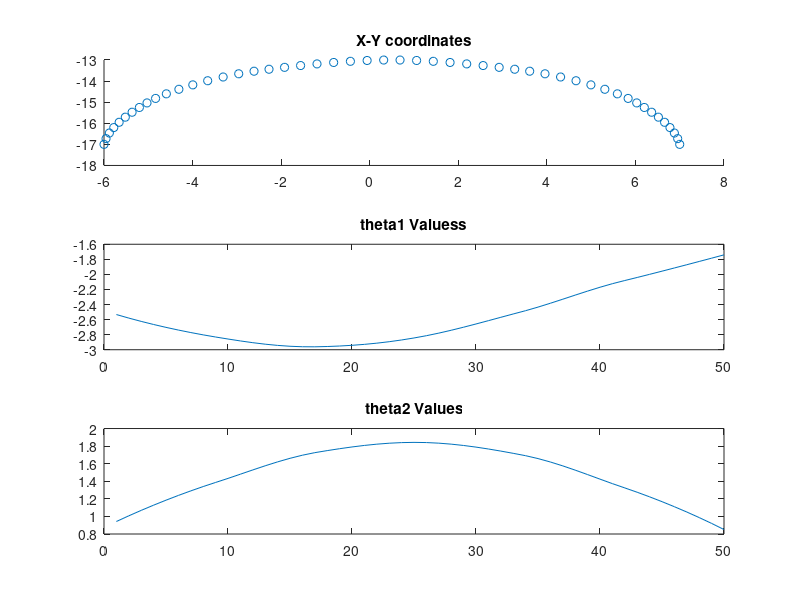

The MATLAB script that drew this image:
x = csvread("x_vals.csv");
y = csvread("legpath.csv");

% Define the length of each link
L1 = 7; % Length of link 1
L2 = 13; % Length of link 2

% Define the target point coordinates (as an array of x and y values)
targetPoints = [x';y'];

theta2 = zeros(1,length(targetPoints));
theta1 = zeros(1,length(targetPoints));

% Loop through each target point and calculate the joint angles
for i = 1:length(targetPoints)
    X = targetPoints(1, i); % Target x-coordinate
    Y = targetPoints(2, i); % Target y-coordinate

    % Calculate the inverse kinematics
    r = sqrt(X^2 + Y^2);
    theta2(i) = acos((r^2 - L1^2 - L2^2) / (2 * L1 * L2));
    theta1(i) = atan2(Y, X) - atan2((L2 * sin(theta2(i))), (L1 + L2 * cos(theta2(i))));
end

testX = L1*cos(theta1) + L2*cos(theta1+theta2);
testY = L1*sin(theta1) + L2*sin(theta1+theta2);

subplot(3,1,1)
scatter(testX,testY)
title("X-Y coordinates")

subplot(3,1,2)
plot(theta1)
title("theta1 Valuess")

subplot(3,1,3)
plot(theta2)
title("theta2 Values")

